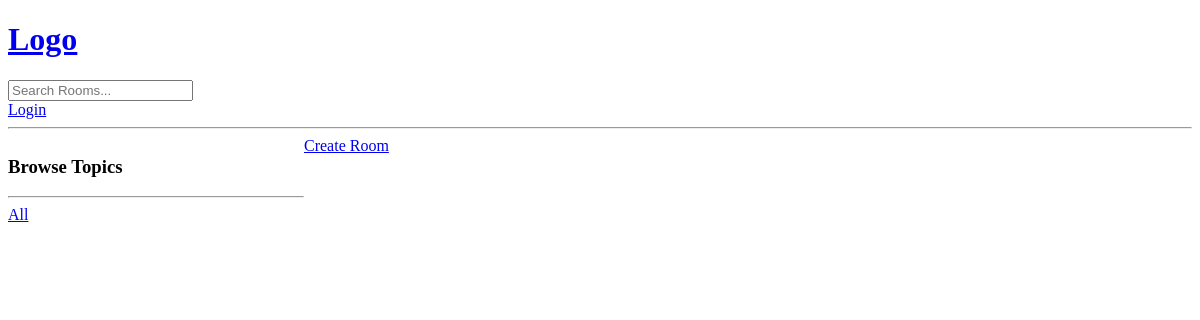
The app's page /?q=Python, older data.
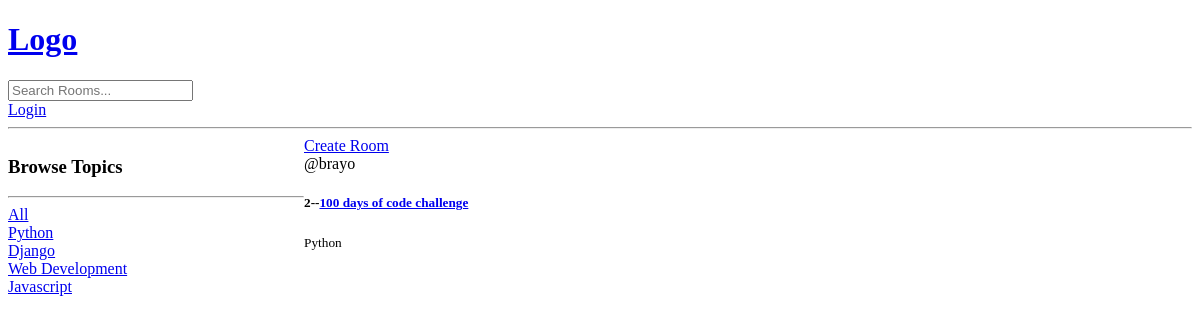
The same page, newer data.
### base/models.py (models this page shows, shortened)
class Topic(models.Model):
    name=models.CharField(max_length=200)

class Room(models.Model):
    host=models.ForeignKey(User,on_delete=models.SET_NULL,null=True)
    topic=models.ForeignKey(Topic,on_delete=models.SET_NULL,null=True)
    name=models.CharField(max_length=200)
    description=models.TextField(null=True, blank=True)
    updated=models.DateTimeField(auto_now=True)
    created=models.DateTimeField(auto_now_add=True)
    class Meta:
        ordering=['-updated','-created']

### base/views.py (the view)
# urls.py: path('',views.home,name="home"),
def home(request):
    q=request.GET.get('q')  if request.GET.get('q') != None else ''
    rooms = Room.objects.filter(
        Q(topic__name__icontains=q)|
        Q(name__icontains=q)|
        Q(description__icontains=q)
        )
    topics=Topic.objects.all()
    context={'rooms':rooms,'topics':topics}
    return render(request,'base/home.html',context)

### base/templates/base/home.html (shortened to what this page needs)
{% extends 'main.html'%}
{% block content %}
<div class="home-container">
    <div>
        <h3>Browse Topics</h3>
        <hr>
        <div>
            <a href="{% url 'home' %}">All</a>
         </div>
        {%for topic in topics%}
        <div>
           <a href="{% url 'home' %}?q={{topic.name}}">{{topic.name}}</a>
        </div>
        {%endfor%}
    </div>
    <div>
        <a href="{% url 'create-room' %}">Create Room</a>
        <div>
           {% for room in rooms%}
           <div>
            <span>@{{room.host.username}}</span>
            <h5>{{room.id}}--<a href="{%url 'room' room.id%}">{{room.name}}</a></h5>
            <small>{{room.topic.name}}</small>
           </div>
           {% endfor %}
        </div>
    </div>
</div>
{% endblock %}

Row changes from the older to the newer data that the page shows:
added Topic: name "Python"
added Topic: name "Django"
added Topic: name "Web Development"
added Topic: name "Javascript"
now on this page (row edited): Room: host.username "brayo", id "2", name "100 days of code challenge", topic.name "Python"
